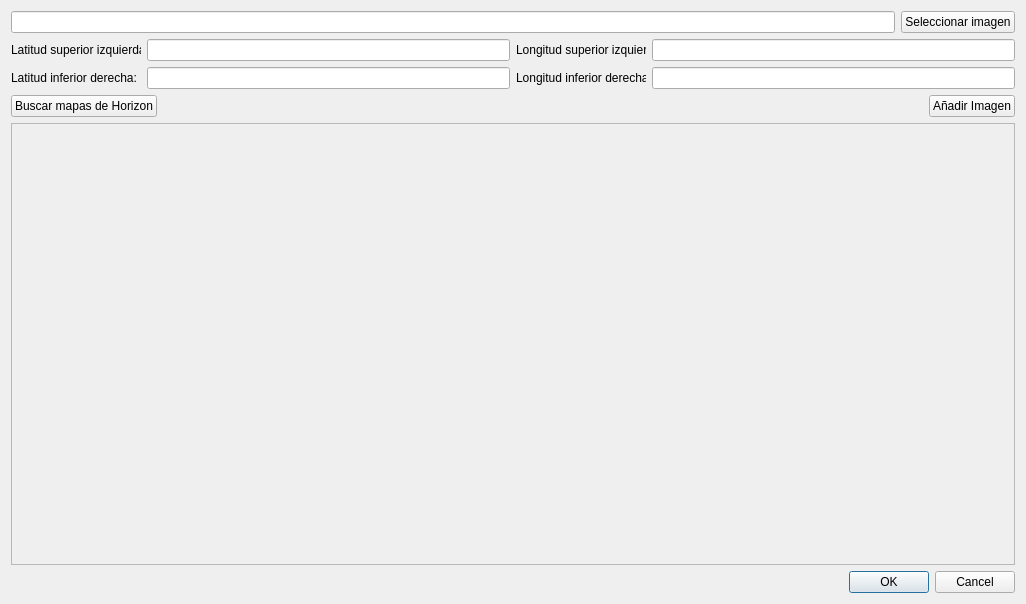
<?xml version="1.0" encoding="UTF-8"?>
<ui version="4.0">
 <class>ConfiguracionImagenesMapaDialog</class>
 <widget class="QDialog" name="ConfiguracionImagenesMapaDialog">
  <property name="windowModality">
   <enum>Qt::ApplicationModal</enum>
  </property>
  <property name="geometry">
   <rect>
    <x>0</x>
    <y>0</y>
    <width>1026</width>
    <height>604</height>
   </rect>
  </property>
  <property name="sizePolicy">
   <sizepolicy hsizetype="Fixed" vsizetype="Fixed">
    <horstretch>0</horstretch>
    <verstretch>0</verstretch>
   </sizepolicy>
  </property>
  <property name="minimumSize">
   <size>
    <width>1026</width>
    <height>604</height>
   </size>
  </property>
  <property name="maximumSize">
   <size>
    <width>50000</width>
    <height>50000</height>
   </size>
  </property>
  <property name="windowTitle">
   <string>Gestor de Mapas</string>
  </property>
  <property name="windowIcon">
   <iconset resource="recursos.qrc">
    <normaloff>:/iconos/images/iconowp_8Vn_icon.ico</normaloff>:/iconos/images/iconowp_8Vn_icon.ico</iconset>
  </property>
  <property name="modal">
   <bool>true</bool>
  </property>
  <layout class="QVBoxLayout" name="verticalLayout">
   <item>
    <layout class="QVBoxLayout" name="verticalLayout_4">
     <property name="sizeConstraint">
      <enum>QLayout::SetMinimumSize</enum>
     </property>
     <item>
      <layout class="QHBoxLayout" name="horizontalLayout">
       <item>
        <widget class="QLineEdit" name="pathFichero"/>
       </item>
       <item>
        <widget class="QPushButton" name="seleccionarImagenBoton">
         <property name="text">
          <string>Seleccionar imagen</string>
         </property>
         <property name="icon">
          <iconset resource="recursos.qrc">
           <normaloff>:/iconos/images/open16.png</normaloff>:/iconos/images/open16.png</iconset>
         </property>
        </widget>
       </item>
      </layout>
     </item>
     <item>
      <layout class="QHBoxLayout" name="horizontalLayout_2">
       <item>
        <widget class="QLabel" name="lat1Label">
         <property name="maximumSize">
          <size>
           <width>130</width>
           <height>16777215</height>
          </size>
         </property>
         <property name="text">
          <string>Latitud superior izquierda:</string>
         </property>
        </widget>
       </item>
       <item>
        <widget class="QLineEdit" name="lat1"/>
       </item>
       <item>
        <widget class="QLabel" name="lng1Label">
         <property name="maximumSize">
          <size>
           <width>130</width>
           <height>16777215</height>
          </size>
         </property>
         <property name="text">
          <string>Longitud superior izquierda:</string>
         </property>
        </widget>
       </item>
       <item>
        <widget class="QLineEdit" name="lng1"/>
       </item>
      </layout>
     </item>
     <item>
      <layout class="QHBoxLayout" name="horizontalLayout_3">
       <item>
        <widget class="QLabel" name="lat2Label">
         <property name="maximumSize">
          <size>
           <width>130</width>
           <height>16777215</height>
          </size>
         </property>
         <property name="text">
          <string>Latitud inferior derecha:   </string>
         </property>
        </widget>
       </item>
       <item>
        <widget class="QLineEdit" name="lat2"/>
       </item>
       <item>
        <widget class="QLabel" name="lng2Label">
         <property name="maximumSize">
          <size>
           <width>130</width>
           <height>16777215</height>
          </size>
         </property>
         <property name="text">
          <string>Longitud inferior derecha:    </string>
         </property>
        </widget>
       </item>
       <item>
        <widget class="QLineEdit" name="lng2"/>
       </item>
      </layout>
     </item>
     <item>
      <layout class="QHBoxLayout" name="horizontalLayout_4">
       <item>
        <widget class="QPushButton" name="mapasHorizonBoton">
         <property name="text">
          <string>Buscar mapas de Horizon</string>
         </property>
         <property name="icon">
          <iconset resource="recursos.qrc">
           <normaloff>:/iconos/images/mp-plane-logo.ico</normaloff>:/iconos/images/mp-plane-logo.ico</iconset>
         </property>
        </widget>
       </item>
       <item>
        <spacer name="horizontalSpacer">
         <property name="orientation">
          <enum>Qt::Horizontal</enum>
         </property>
         <property name="sizeHint" stdset="0">
          <size>
           <width>40</width>
           <height>20</height>
          </size>
         </property>
        </spacer>
       </item>
       <item>
        <widget class="QPushButton" name="addImagenBoton">
         <property name="text">
          <string>Añadir Imagen</string>
         </property>
         <property name="icon">
          <iconset resource="recursos.qrc">
           <normaloff>:/iconos/images/plus16.png</normaloff>:/iconos/images/plus16.png</iconset>
         </property>
        </widget>
       </item>
      </layout>
     </item>
    </layout>
   </item>
   <item>
    <widget class="QScrollArea" name="scrollArea">
     <property name="widgetResizable">
      <bool>true</bool>
     </property>
     <widget class="QWidget" name="scrollAreaWidgetContents">
      <property name="geometry">
       <rect>
        <x>0</x>
        <y>0</y>
        <width>1006</width>
        <height>433</height>
       </rect>
      </property>
      <layout class="QVBoxLayout" name="verticalLayout_3">
       <property name="sizeConstraint">
        <enum>QLayout::SetMaximumSize</enum>
       </property>
       <item>
        <layout class="QVBoxLayout" name="verticalLayout_2">
         <item>
          <spacer name="verticalSpacer_2">
           <property name="orientation">
            <enum>Qt::Vertical</enum>
           </property>
           <property name="sizeHint" stdset="0">
            <size>
             <width>20</width>
             <height>40</height>
            </size>
           </property>
          </spacer>
         </item>
        </layout>
       </item>
      </layout>
     </widget>
    </widget>
   </item>
   <item>
    <widget class="QDialogButtonBox" name="botonera">
     <property name="orientation">
      <enum>Qt::Horizontal</enum>
     </property>
     <property name="standardButtons">
      <set>QDialogButtonBox::Cancel|QDialogButtonBox::Ok</set>
     </property>
    </widget>
   </item>
  </layout>
 </widget>
 <resources>
  <include location="recursos.qrc"/>
 </resources>
 <connections>
  <connection>
   <sender>botonera</sender>
   <signal>accepted()</signal>
   <receiver>ConfiguracionImagenesMapaDialog</receiver>
   <slot>accept()</slot>
   <hints>
    <hint type="sourcelabel">
     <x>248</x>
     <y>254</y>
    </hint>
    <hint type="destinationlabel">
     <x>157</x>
     <y>274</y>
    </hint>
   </hints>
  </connection>
  <connection>
   <sender>botonera</sender>
   <signal>rejected()</signal>
   <receiver>ConfiguracionImagenesMapaDialog</receiver>
   <slot>reject()</slot>
   <hints>
    <hint type="sourcelabel">
     <x>316</x>
     <y>260</y>
    </hint>
    <hint type="destinationlabel">
     <x>286</x>
     <y>274</y>
    </hint>
   </hints>
  </connection>
 </connections>
</ui>
